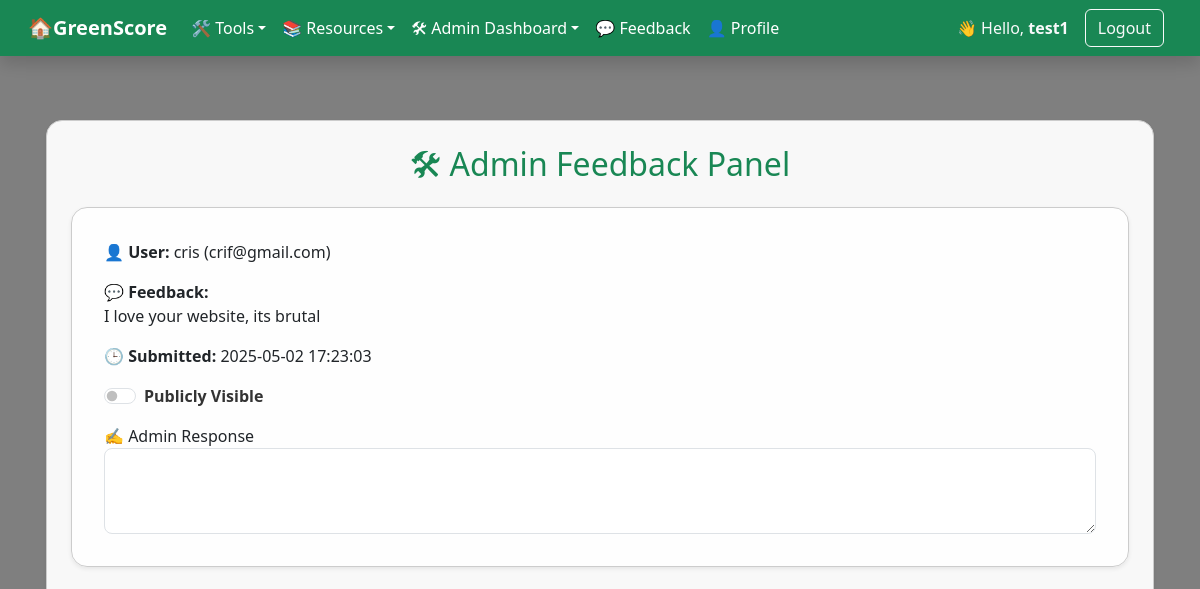
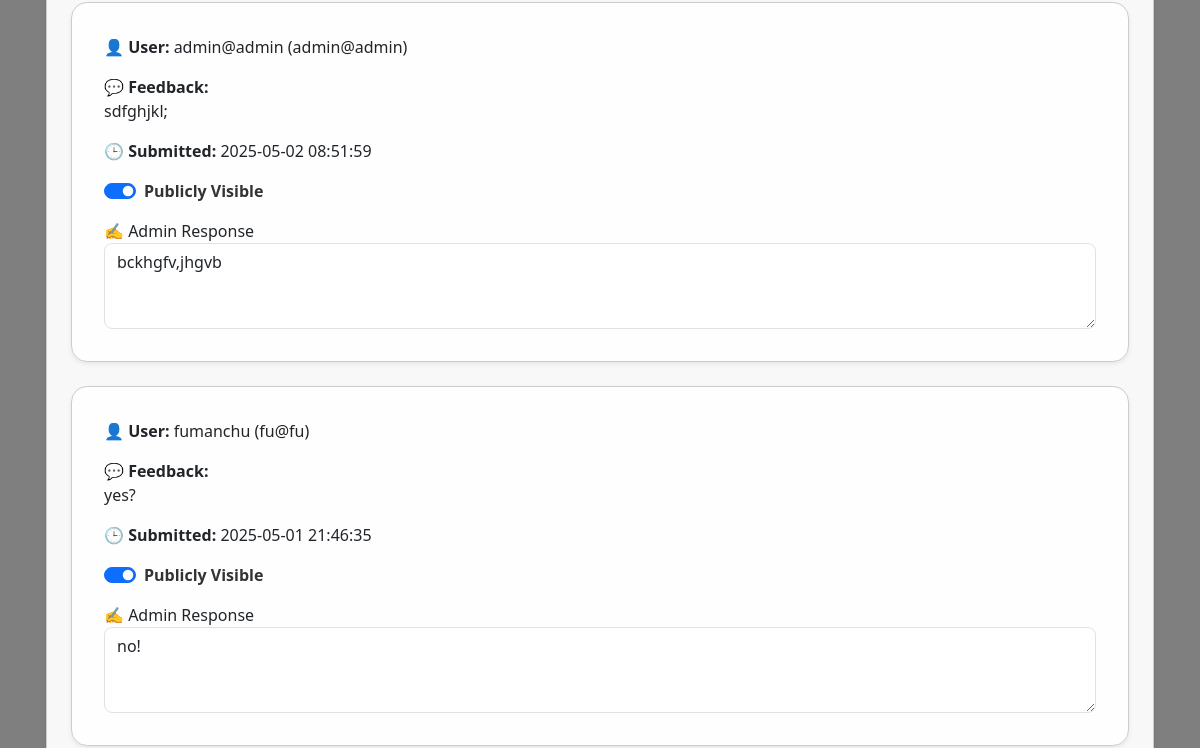
Before: /admin_feedback.php (signed in, upper part) with the older database file (2 pictures, top to bottom).
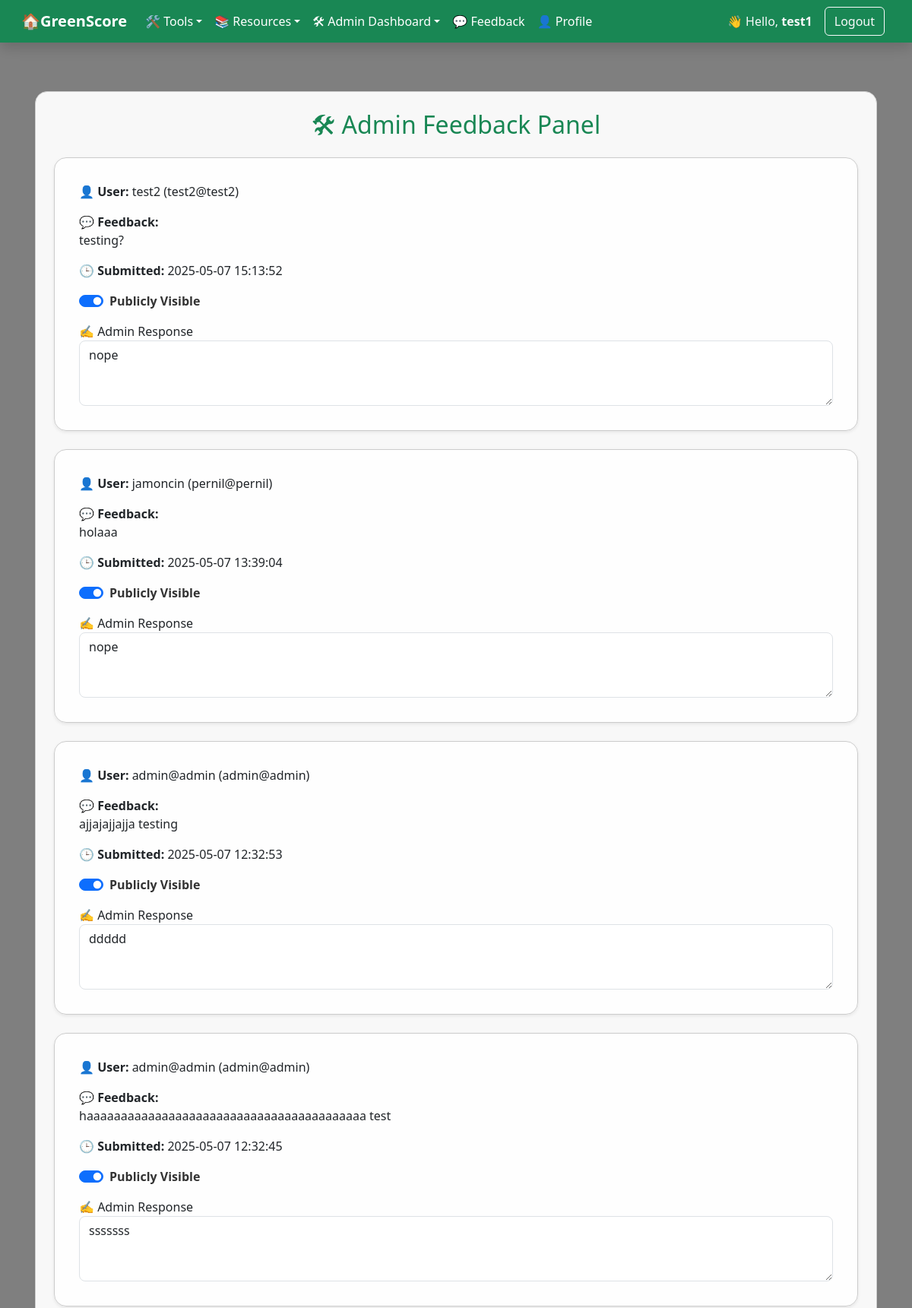
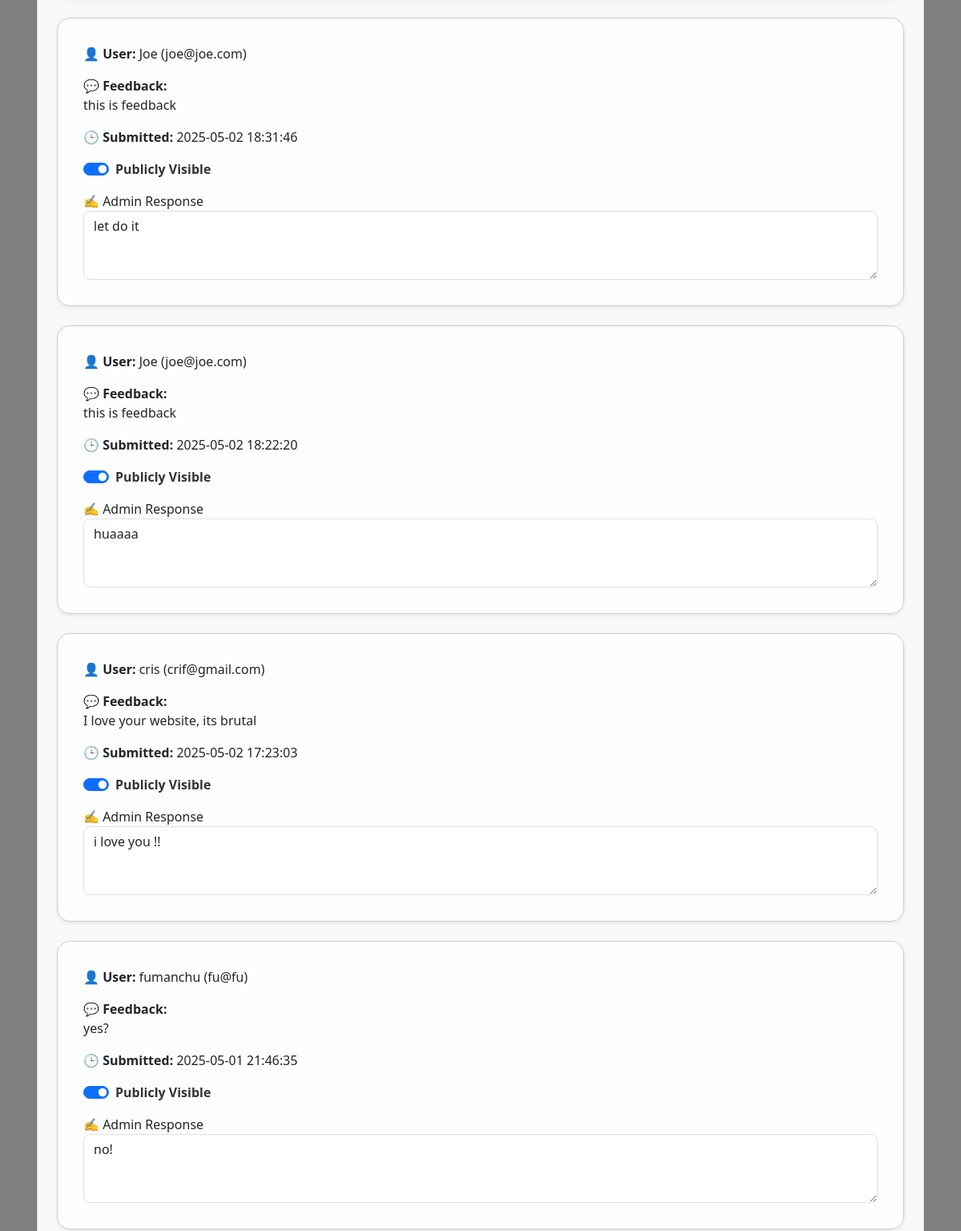
After: the same page with the newer database file (2 pictures, top to bottom).
### tables this page shows
CREATE TABLE `feedback` (
  `id` int(11) NOT NULL,
  `user_id` int(10) UNSIGNED DEFAULT NULL,
  `name` varchar(100) NOT NULL,
  `email` varchar(100) NOT NULL,
  `message` text NOT NULL,
  `created_at` timestamp NOT NULL DEFAULT current_timestamp(),
  `visible_to_public` tinyint(1) DEFAULT 0,
  `admin_response` text DEFAULT NULL,
  `admin_username` varchar(100) DEFAULT NULL,
  `admin_response_at` datetime DEFAULT NULL
);

### admin_feedback.php (the view, shortened to what this page needs)
<?php
require_once 'includes/connect_db.php';
include 'includes/nav.php';
$result = mysqli_query($link, "SELECT * FROM feedback ORDER BY created_at DESC");
?>
<!DOCTYPE html>
<html lang="en">
<head>
    <link href="https://cdn.jsdelivr.net/npm/bootstrap@5.3.3/dist/css/bootstrap.min.css" rel="stylesheet">
    <link href="https://cdnjs.cloudflare.com/ajax/libs/font-awesome/6.4.0/css/all.min.css" rel="stylesheet">
    <link href="style.css" rel="stylesheet">
</head>
<body>
<div class="container content-wrapper">
    <div class="card card-bg shadow-sm mb-4 p-4">
        <h2 class="mb-4 text-success text-center">🛠 Admin Feedback Panel</h2>
        <?php if (mysqli_num_rows($result) > 0): ?>
            <form action="process_feedback_admin.php" method="POST">
                <?php while ($row = mysqli_fetch_assoc($result)): ?>
                    <div class="card card-bg mb-4 shadow-sm p-3">
                        <div class="card-body">
                            <p>
                                <strong>👤 User:</strong> <?= htmlspecialchars($row['name']) ?>
                                (<?= htmlspecialchars($row['email']) ?>)
                            </p>
                            <p><strong>💬 Feedback:</strong><br>
                                <?= nl2br(htmlspecialchars($row['message'])) ?>
                            </p>
                            <p><strong>🕒 Submitted:</strong> <?= $row['created_at'] ?></p>
                            <div class="form-check form-switch mt-3">
                                <input class="form-check-input"
                                       type="checkbox"
                                       role="switch"
                                       name="visible_to_public[<?= $row['id'] ?>]"
                                       id="visible_to_public<?= $row['id'] ?>"
                                    <?= $row['visible_to_public'] ? 'checked' : '' ?>>
                                <label class="form-check-label fw-semibold" for="visible_to_public<?= $row['id'] ?>">
                                    Publicly Visible
                                </label>
                            </div>
                            <div class="mt-3">
                                <label for="admin_response_<?= $row['id'] ?>">✍️ Admin Response</label>
                                <textarea class="form-control"
                                          name="admin_response[<?= $row['id'] ?>]"
                                          id="admin_response_<?= $row['id'] ?>"
                                          rows="3"><?= htmlspecialchars($row['admin_response']) ?></textarea>
                            </div>
                        </div>
                    </div>
                <?php endwhile; ?>
            </form>
        <?php else: ?>
            <div class="alert alert-info">No feedback submitted yet.</div>
        <?php endif; ?>
    </div>
</div>
</body>
</html>

Changed rows visible on the page:
removed feedback: name "admin@admin", email "admin@admin", message "sdfghjkl;", created_at "2025-05-02 08:51:59", visible_to_public "☑", id+admin_response "bckhgfv,jhgvb"
added feedback: name "test2", email "test2@test2", message "testing?", created_at "2025-05-07 15:13:52", visible_to_public "☑", id+admin_response "nope"
added feedback: name "jamoncin", email "pernil@pernil", message "holaaa", created_at "2025-05-07 13:39:04", visible_to_public "☑", id+admin_response "nope"
added feedback: name "admin@admin", email "admin@admin", message "ajjajajjajja testing", created_at "2025-05-07 12:32:53", visible_to_public "☑", id+admin_response "ddddd"
added feedback: name "admin@admin", email "admin@admin", message "haaaaaaaaaaaaaaaaaaaaaaaaaaaaaaaaaaaaaaaaa test", created_at "2025-05-07 12:32:45", visible_to_public "☑", id+admin_response "sssssss"
added feedback: name "Joe", email "joe@joe.com", message "this is feedback", created_at "2025-05-02 18:31:46", visible_to_public "☑", id+admin_response "let do it"
added feedback: name "Joe", email "joe@joe.com", message "this is feedback", created_at "2025-05-02 18:22:20", visible_to_public "☑", id+admin_response "huaaaa"
changed feedback "cris": visible_to_public "☐" → "☑"; id+admin_response (not shown) → "i love you !!"
